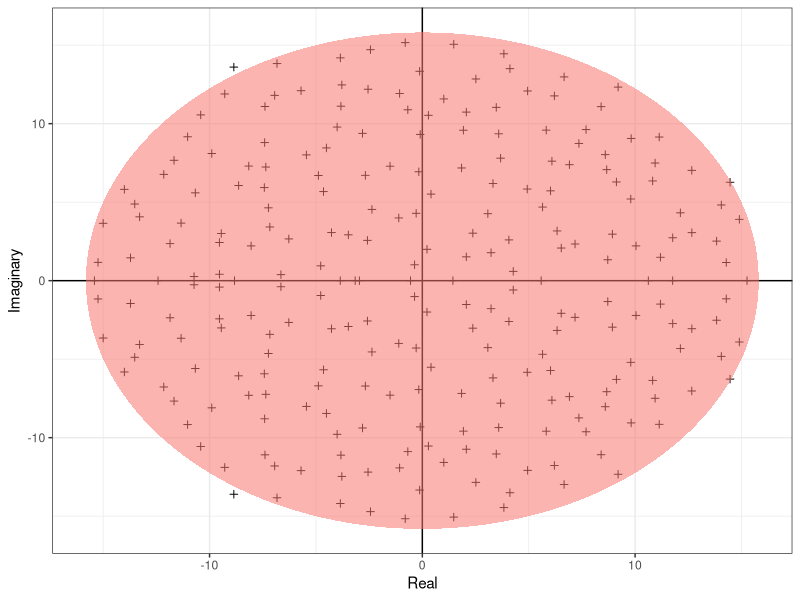

Generate this figure with R:
# load required libraries
library(ggplot2)

# function producing elipse to bound eigenvalues
build_elipse <- function(hradius, vradius){
    npoints = 250
    a <- seq(0,2 *pi, length = npoints + 1) # sequence from zero to 2pi with 251 points
    x <- hradius * cos(a)
    y <- vradius *sin(a)
    return(data.frame(x = x, y = y))
}

# Create a maxtrix to find the eigen values of
N <- 250 #size of matrix
M <- matrix(rnorm(N*N), N, N) # create the matrix

# Find the eigen values
eigenvals <- eigen(M)$values

# Build the dataframe of the eigen values seperating out real and imaginary component
eigDF <- data.frame("Real" = Re(eigenvals), "Imaginary" = Im(eigenvals))
head(eigDF)

# Set radius of the elipse
my_radius <- sqrt(N)

#Dataframe of the elipse
ellDF <- build_elipse(my_radius, my_radius)
names(ellDF) <- c("Real", "Imaginary") #rename columns to match eigDF

##Plot results
#plot the eigenvalues
p <- ggplot(eigDF, aes(x = Real, y = Imaginary))+
            geom_point(shape = I(3))+
            theme_bw()+
            theme(legend.position = "none")

#add vertical and horizontal lines representing real, imaginary axis
p <- p + geom_hline(aes(yintercept = 0))+
         geom_vline(aes(xintercept = 0))

#add the elipse
p <- p + geom_polygon(data = ellDF, aes(x = Real, y = Imaginary, 
                                        alpha = 1/20, fill = "red"))

# Save to pdf in results
pdf("../results/Girko.pdf", width=10, height=10)
print(p)
dev.off()